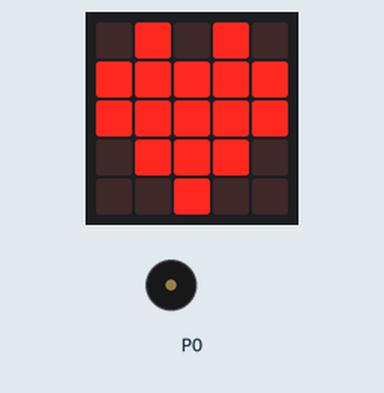
A program run on a simulated BBC micro:bit (MakeCode). On the bench: the board's 5×5 LED display, buzzer (waves = sounding).

Above: at 0.1 s.
At 1.2 s:
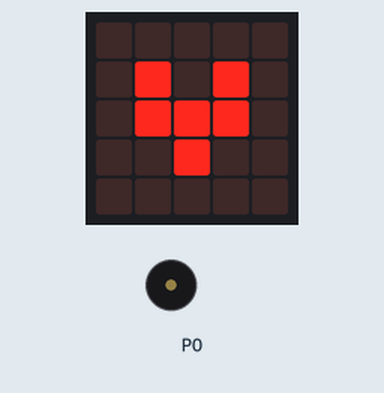
At 3.8 s:
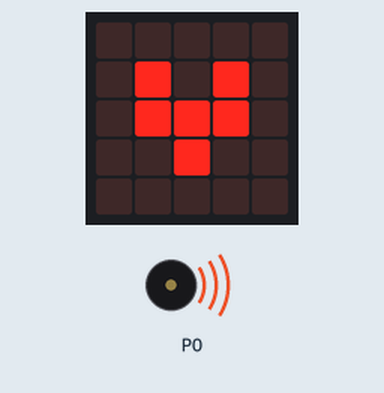
At 6.3 s:
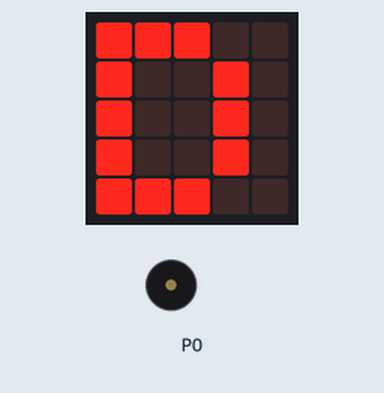
Timing chart, 0 to 7.8 s (numbered marks = the images above):
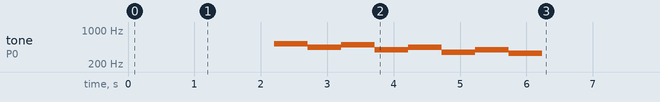

The program:

main.ts
```typescript
basic.showIcon(IconNames.Heart)
basic.pause(500)
basic.showIcon(IconNames.SmallHeart)
basic.pause(500)
music.playMelody("C5 A B G A F G E ", 120)
basic.showLeds(`
    # # # . .
    # . . # .
    # . . # .
    # . . # .
    # # # . .
    `)
basic.forever(function () {

})
```

test.ts
```typescript
// 在此处测试；当此软件包作为插件使用时，将不会编译此软件包。
```

Measured:
- what the display in image 1 shows lasts 5.1 s, from 1.1 s to 6.2 s
